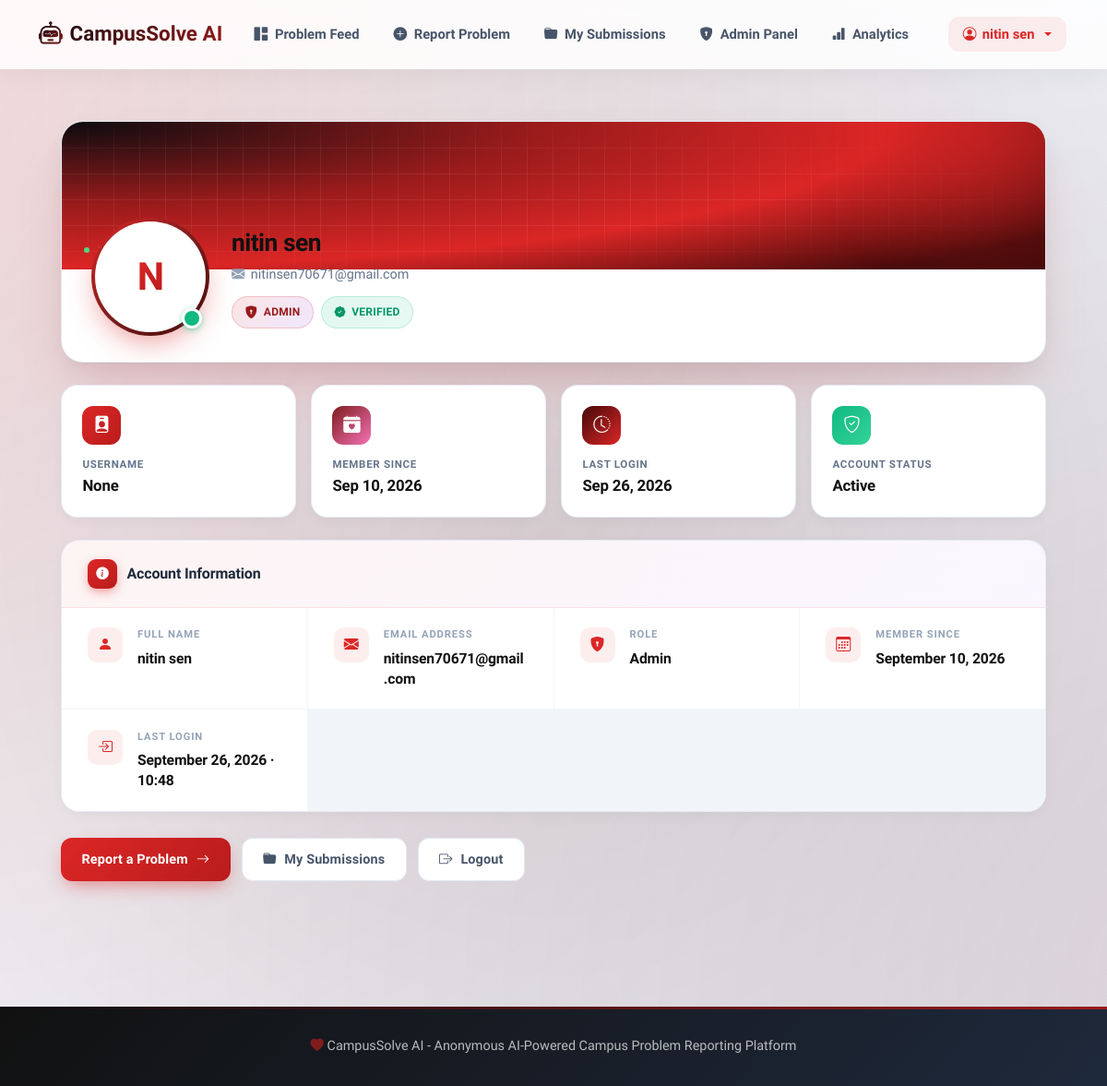
The page /accounts/profile/ (signed in) on the database its author committed.
### accounts/models.py (models this page shows, shortened)
class User(AbstractUser):
    ROLE_CHOICES = (
        ('STUDENT', 'Student'),
        ('ADMIN', 'Admin'),
    )
    full_name = models.CharField(max_length=255)
    email = models.EmailField(unique=True)
    username = None
    role = models.CharField(max_length=20, choices=ROLE_CHOICES, default='STUDENT')
    created_at = models.DateTimeField(auto_now_add=True)
    USERNAME_FIELD = 'email'
    REQUIRED_FIELDS = ['full_name']
    objects = UserManager()

### accounts/views.py (the view)
# urls.py: path('profile/', views.profile_view, name='profile'),
@login_required
def profile_view(request):
    return render(request, 'accounts/profile.html')

### templates/accounts/profile.html (shortened to what this page needs)
{% extends 'base.html' %}
{% load static %}
{% block content %}
<div class="profile-shell">
    <div class="profile-hero">
        <div class="profile-cover">
            <div class="cover-pattern">
                <span class="dot"></span>
            </div>
        </div>
        <div class="profile-identity">
            <div class="avatar-wrap">
                <div class="avatar-ring">
                    <div class="avatar-inner">
                        <span class="avatar-initials">
                            {% if user.full_name %}
                                {{ user.full_name|slice:":1"|upper }}
                            {% else %}
                                {{ user.username|slice:":1"|upper }}
                            {% endif %}
                        </span>
                    </div>
                </div>
                <span class="avatar-status" title="Online"></span>
            </div>
            <div class="identity-text">
                <h1>
                    {% if user.full_name %}{{ user.full_name }}{% else %}{{ user.username }}{% endif %}
                </h1>
                <div class="email-line">
                    <i class="bi bi-envelope-fill"></i>
                    {{ user.email }}
                </div>
                <div class="role-chips">
                    <span class="chip chip-role">
                        <i class="bi bi-{% if user.role == 'ADMIN' %}shield-lock-fill{% elif user.role == 'STAFF' %}person-badge-fill{% else %}person-fill{% endif %}"></i>
                        {{ user.get_role_display|default:user.role }}
                    </span>
                    {% if user.is_active %}
                        <span class="chip chip-verified">
                            <i class="bi bi-patch-check-fill"></i>
                            Verified
                        </span>
                    {% endif %}
                </div>
            </div>
        </div>
    </div>
    <div class="stats-strip">
        <div class="stat-tile">
            <div class="tile-icon indigo">
                <i class="bi bi-person-badge-fill"></i>
            </div>
            <div class="tile-label">Username</div>
            <div class="tile-value">{{ user.username }}</div>
        </div>
        <div class="stat-tile">
            <div class="tile-icon pink">
                <i class="bi bi-calendar-heart-fill"></i>
            </div>
            <div class="tile-label">Member Since</div>
            <div class="tile-value">{{ user.created_at|date:"M d, Y"|default:"—" }}</div>
        </div>
        <div class="stat-tile">
            <div class="tile-icon cyan">
                <i class="bi bi-clock-history"></i>
            </div>
            <div class="tile-label">Last Login</div>
            <div class="tile-value">
                {% if user.last_login %}
                    {{ user.last_login|date:"M d, Y" }}
                {% else %}
                    First visit
                {% endif %}
            </div>
        </div>
        <div class="stat-tile">
            <div class="tile-icon green">
                <i class="bi bi-shield-check"></i>
            </div>
            <div class="tile-label">Account Status</div>
            <div class="tile-value">
                {% if user.is_active %}Active{% else %}Inactive{% endif %}
            </div>
        </div>
    </div>
    <div class="info-card">
        <div class="info-card-head">
            <span class="head-icon"><i class="bi bi-info-circle-fill"></i></span>
            <h2>Account Information</h2>
        </div>
        <div class="info-grid">
            <div class="info-item">
                <span class="ii-icon"><i class="bi bi-person-fill"></i></span>
                <div class="ii-body">
                    <div class="ii-label">Full Name</div>
                    <div class="ii-value">
                        {% if user.full_name %}{{ user.full_name }}{% else %}<span class="muted">Not set</span>{% endif %}
                    </div>
                </div>
            </div>
            <div class="info-item">
                <span class="ii-icon"><i class="bi bi-envelope-fill"></i></span>
                <div class="ii-body">
                    <div class="ii-label">Email Address</div>
                    <div class="ii-value">{{ user.email }}</div>
                </div>
            </div>
            <div class="info-item">
                <span class="ii-icon"><i class="bi bi-shield-lock-fill"></i></span>
                <div class="ii-body">
                    <div class="ii-label">Role</div>
                    <div class="ii-value">{{ user.get_role_display|default:user.role }}</div>
                </div>
            </div>
            <div class="info-item">
                <span class="ii-icon"><i class="bi bi-calendar3"></i></span>
                <div class="ii-body">
                    <div class="ii-label">Member Since</div>
                    <div class="ii-value">{{ user.created_at|date:"F d, Y"|default:"—" }}</div>
                </div>
            </div>
            {% if user.last_login %}
            <div class="info-item">
                <span class="ii-icon"><i class="bi bi-box-arrow-in-right"></i></span>
                <div class="ii-body">
                    <div class="ii-label">Last Login</div>
                    <div class="ii-value">{{ user.last_login|date:"F d, Y · H:i" }}</div>
                </div>
            </div>
            {% endif %}
        </div>
    </div>
    <div class="action-bar">
        <a href="{% url 'submit_problem' %}" class="btn-primary-pill">
            <span>Report a Problem</span>
            <i class="bi bi-arrow-right"></i>
        </a>
        <a href="{% url 'my_submissions' %}" class="btn-outline-pill">
            <i class="bi bi-folder-fill"></i>
            <span>My Submissions</span>
        </a>
        <a href="{% url 'logout' %}" class="btn-outline-pill">
            <i class="bi bi-box-arrow-right"></i>
            <span>Logout</span>
        </a>
    </div>
</div>
{% endblock %}

### templates/base.html (shortened to what this page needs)
{% load static %}
<!DOCTYPE html>
<html lang="en">
<head>
    <link href="https://cdn.jsdelivr.net/npm/bootstrap@5.3.2/dist/css/bootstrap.min.css" rel="stylesheet">
    <link href="https://cdn.jsdelivr.net/npm/bootstrap-icons@1.11.1/font/bootstrap-icons.css" rel="stylesheet">
</head>
<body>
    <nav class="navbar navbar-expand-lg" id="mainNavbar">
        <div class="container">
            <a class="navbar-brand" href="{% url 'problem_feed' %}">
                <i class="bi bi-robot"></i>
                <span>CampusSolve AI</span>
            </a>
            <div class="collapse navbar-collapse" id="navbarNav">
                <ul class="navbar-nav me-auto">
                    <li class="nav-item">
                        <a class="nav-link" href="{% url 'problem_feed' %}">
                            <i class="bi bi-grid-1x2-fill me-1"></i> Problem Feed
                        </a>
                    </li>
                    {% if user.is_authenticated %}
                        <li class="nav-item">
                            <a class="nav-link" href="{% url 'submit_problem' %}">
                                <i class="bi bi-plus-circle-fill me-1"></i> Report Problem
                            </a>
                        </li>
                        <li class="nav-item">
                            <a class="nav-link" href="{% url 'my_submissions' %}">
                                <i class="bi bi-folder-fill me-1"></i> My Submissions
                            </a>
                        </li>
                        {% if user.role == 'ADMIN' %}
                            <li class="nav-item">
                                <a class="nav-link" href="{% url 'admin_dashboard' %}">
                                    <i class="bi bi-shield-lock-fill me-1"></i> Admin Panel
                                </a>
                            </li>
                            <li class="nav-item">
                                <a class="nav-link" href="{% url 'analytics_dashboard' %}">
                                    <i class="bi bi-bar-chart-fill me-1"></i> Analytics
                                </a>
                            </li>
                        {% endif %}
                    {% endif %}
                </ul>
                <ul class="navbar-nav">
                    {% if user.is_authenticated %}
                        <li class="nav-item dropdown">
                            <a class="nav-link dropdown-toggle" href="#" data-bs-toggle="dropdown">
                                <i class="bi bi-person-circle"></i> {{ user.full_name }}
                            </a>
                        </li>
                    {% endif %}
                </ul>
            </div>
        </div>
    </nav>
    <main class="py-4">
        {% block content %}{% endblock %}
    </main>
    <footer>
        <div class="container">
            <div class="text-center footer-text">
                <i class="bi bi-heart-fill"></i> CampusSolve AI - Anonymous AI-Powered Campus Problem Reporting Platform
            </div>
        </div>
    </footer>
</body>
</html>

### templates/base.html (style rules this page uses)
:root { --primary: #dc2626; --primary-dark: #991b1b; --primary-light: #ef4444; --secondary: #7f1d1d; --accent: #450a0a; --success: #10b981; --warning: #f59e0b; --danger: #ef4444; --dark: #111111; --darker: #050505; --light: #f8fafc; --gray: #64748b; --gradient-1: linear-gradient(135deg, #0b0b0f 0%, #991b1b 100%); --gradient-2: linear-gradient(135deg, #450a0a 0%, #dc2626 100%); --gradient-3: linear-gradient(135deg, #111111 0%, #7f1d1d 100%); --gradient-4: linear-gradient(135deg, #7f1d1d 0%, #ef4444 100%); --gradient-5: linear-gradient(135deg, #991b1b 0%, #0b0b0f 100%); --shadow-sm: 0 1px 3px rgba(0,0,0,0.08); --shadow-md: 0 4px 15px rgba(0,0,0,0.1); --shadow-lg: 0 10px 40px rgba(0,0,0,0.15); --shadow-xl: 0 20px 60px rgba(0,0,0,0.2); }
* { margin: 0; padding: 0; box-sizing: border-box; }
body { font-family: 'Plus Jakarta Sans', -apple-system, BlinkMacSystemFont, sans-serif; background: linear-gradient(135deg, #f5f7fa 0%, #e8ecf3 100%); min-height: 100vh; color: #1e293b; overflow-x: hidden; position: relative; }
body::before { content: ''; position: fixed; top: -50%; left: -50%; width: 200%; height: 200%; background: radial-gradient(circle at 20% 30%, rgba(220, 38, 38, 0.15) 0%, transparent 50%), radial-gradient(circle at 80% 70%, rgba(127, 29, 29, 0.12) 0%, transparent 50%), radial-gradient(circle at 50% 50%, rgba(11, 11, 15, 0.1) 0%, transparent 50%); animation: bgFloat 20s ease-in-out infinite; z-index: -1; pointer-events: none; }
.navbar { background: rgba(255, 255, 255, 0.85) !important; backdrop-filter: blur(20px) saturate(180%); -webkit-backdrop-filter: blur(20px) saturate(180%); border-bottom: 1px solid rgba(255, 255, 255, 0.3); box-shadow: 0 4px 30px rgba(0, 0, 0, 0.06); padding: 0.8rem 0; transition: all 0.4s cubic-bezier(0.4, 0, 0.2, 1); position: sticky; top: 0; z-index: 1000; }
.navbar-brand { font-weight: 800; font-size: 1.4rem; background: var(--gradient-1); -webkit-background-clip: text; -webkit-text-fill-color: transparent; background-clip: text; display: flex; align-items: center; gap: 0.5rem; transition: all 0.3s ease; position: relative; }
.navbar-brand i { background: var(--gradient-1); -webkit-background-clip: text; -webkit-text-fill-color: transparent; font-size: 1.6rem; animation: robotPulse 3s ease-in-out infinite; }
.nav-link { font-weight: 600; font-size: 0.92rem; color: #475569 !important; padding: 0.5rem 1rem !important; border-radius: 10px; transition: all 0.3s cubic-bezier(0.4, 0, 0.2, 1); position: relative; margin: 0 0.15rem; }
.nav-link::before { content: ''; position: absolute; bottom: 0; left: 50%; width: 0; height: 3px; background: var(--gradient-1); border-radius: 3px; transition: all 0.3s ease; transform: translateX(-50%); }
.dropdown-toggle { display: flex; align-items: center; gap: 0.4rem; background: rgba(220, 38, 38, 0.08); padding: 0.5rem 1rem !important; border-radius: 12px !important; font-weight: 600; color: var(--primary) !important; }
.dropdown-toggle::after { border-top-color: var(--primary); }
main { min-height: calc(100vh - 200px); animation: fadeInUp 0.6s cubic-bezier(0.4, 0, 0.2, 1); }
footer { background: linear-gradient(135deg, #111111 0%, #1e293b 100%); color: rgba(255, 255, 255, 0.7); margin-top: 4rem; padding: 2rem 0; position: relative; overflow: hidden; }
footer::before { content: ''; position: absolute; top: 0; left: 0; right: 0; height: 3px; background: var(--gradient-1); }
footer .footer-text { font-weight: 500; font-size: 0.9rem; position: relative; z-index: 1; }
footer .footer-text i { color: var(--secondary); animation: heartBeat 1.5s ease-in-out infinite; display: inline-block; }

### rows shown on the page
User: full_name "nitin sen", full_name "N", email "nitinsen70671@gmail.com", role "ADMIN", username "None", created_at "Sep 10, 2026", last_login "Sep 26, 2026", role "Admin", created_at "September 10, 2026", last_login "September 26, 2026 · 10:48"
